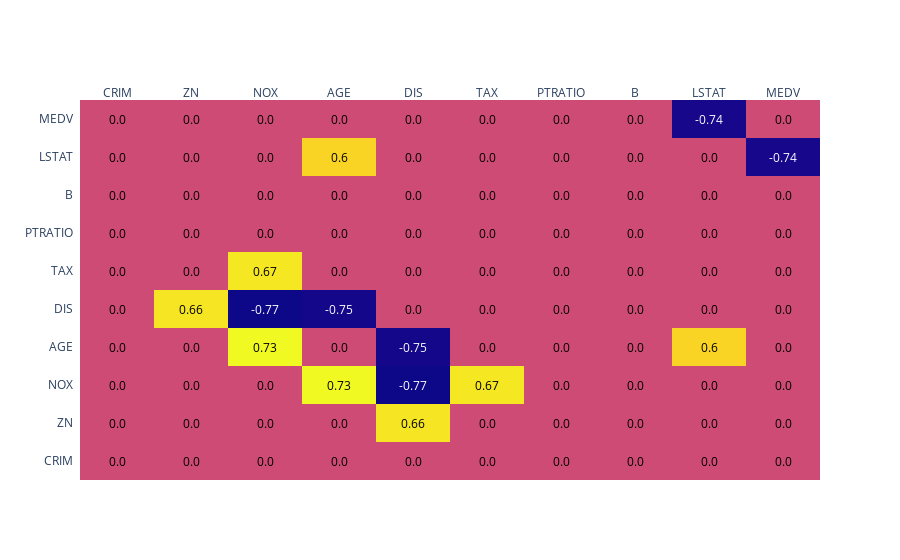

The cell this chart's notebook holds for it:
### Markdown cell above
**Observations**:
1. 'CRIM', 'ZN' and 'B' are heavily influenced by outliers.
2. Most other outliers could possibly be managed through transformations.
3. 'B' might require discretization.

### Code cell
# Visualizing continuous feature correlation with heatmap

# Creating correlation dataframe
df_corr = df_cont.corr().round(2)
corr_filter = (df_corr == 1) | (abs(df_corr)<0.6)
df_corr[corr_filter] = 0

# Creating numpy array of correlation matrix
arr = np.array(df_corr)

# Plotting the heatmap
fig = ff.create_annotated_heatmap(arr, x=continuousFeatures, y=continuousFeatures)
fig.show()

### Figure 1 — Plotly figure (JSON) as saved in the notebook; plotly's stock layout.template omitted (floating-point values rounded to 4 significant figures)
{"data": [{"colorscale": [[0, "#0d0887"], [0.1111, "#46039f"], [0.2222, "#7201a8"], [0.3333, "#9c179e"], [0.4444, "#bd3786"], [0.5556, "#d8576b"], [0.6667, "#ed7953"], [0.7778, "#fb9f3a"], [0.8889, "#fdca26"], [1, "#f0f921"]], "reversescale": false, "showscale": false, "type": "heatmap", "x": ["CRIM", "ZN", "NOX", "AGE", "DIS", "TAX", "PTRATIO", "B", "LSTAT", "MEDV"], "y": ["CRIM", "ZN", "NOX", "AGE", "DIS", "TAX", "PTRATIO", "B", "LSTAT", "MEDV"], "z": [[0, 0, 0, 0, 0, 0, 0, 0, 0, 0], [0, 0, 0, 0, 0.66, 0, 0, 0, 0, 0], [0, 0, 0, 0.73, -0.77, 0.67, 0, 0, 0, 0], [0, 0, 0.73, 0, -0.75, 0, 0, 0, 0.6, 0], [0, 0.66, -0.77, -0.75, 0, 0, 0, 0, 0, 0], [0, 0, 0.67, 0, 0, 0, 0, 0, 0, 0], [0, 0, 0, 0, 0, 0, 0, 0, 0, 0], [0, 0, 0, 0, 0, 0, 0, 0, 0, 0], [0, 0, 0, 0.6, 0, 0, 0, 0, 0, -0.74], [0, 0, 0, 0, 0, 0, 0, 0, -0.74, 0]]}], "layout": {"annotations": [{"font": {"color": "#000000"}, "showarrow": false, "text": "0.0", "x": "CRIM", "xref": "x", "y": "CRIM", "yref": "y"}, {"font": {"color": "#000000"}, "showarrow": false, "text": "0.0", "x": "ZN", "xref": "x", "y": "CRIM", "yref": "y"}, {"font": {"color": "#000000"}, "showarrow": false, "text": "0.0", "x": "NOX", "xref": "x", "y": "CRIM", "yref": "y"}, {"font": {"color": "#000000"}, "showarrow": false, "text": "0.0", "x": "AGE", "xref": "x", "y": "CRIM", "yref": "y"}, {"font": {"color": "#000000"}, "showarrow": false, "text": "0.0", "x": "DIS", "xref": "x", "y": "CRIM", "yref": "y"}, {"font": {"color": "#000000"}, "showarrow": false, "text": "0.0", "x": "TAX", "xref": "x", "y": "CRIM", "yref": "y"}, {"font": {"color": "#000000"}, "showarrow": false, "text": "0.0", "x": "PTRATIO", "xref": "x", "y": "CRIM", "yref": "y"}, {"font": {"color": "#000000"}, "showarrow": false, "text": "0.0", "x": "B", "xref": "x", "y": "CRIM", "yref": "y"}, {"font": {"color": "#000000"}, "showarrow": false, "text": "0.0", "x": "LSTAT", "xref": "x", "y": "CRIM", "yref": "y"}, {"font": {"color": "#000000"}, "showarrow": false, "text": "0.0", "x": "MEDV", "xref": "x", "y": "CRIM", "yref": "y"}, {"font": {"color": "#000000"}, "showarrow": false, "text": "0.0", "x": "CRIM", "xref": "x", "y": "ZN", "yref": "y"}, {"font": {"color": "#000000"}, "showarrow": false, "text": "0.0", "x": "ZN", "xref": "x", "y": "ZN", "yref": "y"}, {"font": {"color": "#000000"}, "showarrow": false, "text": "0.0", "x": "NOX", "xref": "x", "y": "ZN", "yref": "y"}, {"font": {"color": "#000000"}, "showarrow": false, "text": "0.0", "x": "AGE", "xref": "x", "y": "ZN", "yref": "y"}, {"font": {"color": "#000000"}, "showarrow": false, "text": "0.66", "x": "DIS", "xref": "x", "y": "ZN", "yref": "y"}, {"font": {"color": "#000000"}, "showarrow": false, "text": "0.0", "x": "TAX", "xref": "x", "y": "ZN", "yref": "y"}, {"font": {"color": "#000000"}, "showarrow": false, "text": "0.0", "x": "PTRATIO", "xref": "x", "y": "ZN", "yref": "y"}, {"font": {"color": "#000000"}, "showarrow": false, "text": "0.0", "x": "B", "xref": "x", "y": "ZN", "yref": "y"}, {"font": {"color": "#000000"}, "showarrow": false, "text": "0.0", "x": "LSTAT", "xref": "x", "y": "ZN", "yref": "y"}, {"font": {"color": "#000000"}, "showarrow": false, "text": "0.0", "x": "MEDV", "xref": "x", "y": "ZN", "yref": "y"}, {"font": {"color": "#000000"}, "showarrow": false, "text": "0.0", "x": "CRIM", "xref": "x", "y": "NOX", "yref": "y"}, {"font": {"color": "#000000"}, "showarrow": false, "text": "0.0", "x": "ZN", "xref": "x", "y": "NOX", "yref": "y"}, {"font": {"color": "#000000"}, "showarrow": false, "text": "0.0", "x": "NOX", "xref": "x", "y": "NOX", "yref": "y"}, {"font": {"color": "#000000"}, "showarrow": false, "text": "0.73", "x": "AGE", "xref": "x", "y": "NOX", "yref": "y"}, {"font": {"color": "#FFFFFF"}, "showarrow": false, "text": "-0.77", "x": "DIS", "xref": "x", "y": "NOX", "yref": "y"}, {"font": {"color": "#000000"}, "showarrow": false, "text": "0.67", "x": "TAX", "xref": "x", "y": "NOX", "yref": "y"}, {"font": {"color": "#000000"}, "showarrow": false, "text": "0.0", "x": "PTRATIO", "xref": "x", "y": "NOX", "yref": "y"}, {"font": {"color": "#000000"}, "showarrow": false, "text": "0.0", "x": "B", "xref": "x", "y": "NOX", "yref": "y"}, {"font": {"color": "#000000"}, "showarrow": false, "text": "0.0", "x": "LSTAT", "xref": "x", "y": "NOX", "yref": "y"}, {"font": {"color": "#000000"}, "showarrow": false, "text": "0.0", "x": "MEDV", "xref": "x", "y": "NOX", "yref": "y"}, {"font": {"color": "#000000"}, "showarrow": false, "text": "0.0", "x": "CRIM", "xref": "x", "y": "AGE", "yref": "y"}, {"font": {"color": "#000000"}, "showarrow": false, "text": "0.0", "x": "ZN", "xref": "x", "y": "AGE", "yref": "y"}, {"font": {"color": "#000000"}, "showarrow": false, "text": "0.73", "x": "NOX", "xref": "x", "y": "AGE", "yref": "y"}, {"font": {"color": "#000000"}, "showarrow": false, "text": "0.0", "x": "AGE", "xref": "x", "y": "AGE", "yref": "y"}, {"font": {"color": "#FFFFFF"}, "showarrow": false, "text": "-0.75", "x": "DIS", "xref": "x", "y": "AGE", "yref": "y"}, {"font": {"color": "#000000"}, "showarrow": false, "text": "0.0", "x": "TAX", "xref": "x", "y": "AGE", "yref": "y"}, {"font": {"color": "#000000"}, "showarrow": false, "text": "0.0", "x": "PTRATIO", "xref": "x", "y": "AGE", "yref": "y"}, {"font": {"color": "#000000"}, "showarrow": false, "text": "0.0", "x": "B", "xref": "x", "y": "AGE", "yref": "y"}, {"font": {"color": "#000000"}, "showarrow": false, "text": "0.6", "x": "LSTAT", "xref": "x", "y": "AGE", "yref": "y"}, {"font": {"color": "#000000"}, "showarrow": false, "text": "0.0", "x": "MEDV", "xref": "x", "y": "AGE", "yref": "y"}, {"font": {"color": "#000000"}, "showarrow": false, "text": "0.0", "x": "CRIM", "xref": "x", "y": "DIS", "yref": "y"}, {"font": {"color": "#000000"}, "showarrow": false, "text": "0.66", "x": "ZN", "xref": "x", "y": "DIS", "yref": "y"}, {"font": {"color": "#FFFFFF"}, "showarrow": false, "text": "-0.77", "x": "NOX", "xref": "x", "y": "DIS", "yref": "y"}, {"font": {"color": "#FFFFFF"}, "showarrow": false, "text": "-0.75", "x": "AGE", "xref": "x", "y": "DIS", "yref": "y"}, {"font": {"color": "#000000"}, "showarrow": false, "text": "0.0", "x": "DIS", "xref": "x", "y": "DIS", "yref": "y"}, {"font": {"color": "#000000"}, "showarrow": false, "text": "0.0", "x": "TAX", "xref": "x", "y": "DIS", "yref": "y"}, {"font": {"color": "#000000"}, "showarrow": false, "text": "0.0", "x": "PTRATIO", "xref": "x", "y": "DIS", "yref": "y"}, {"font": {"color": "#000000"}, "showarrow": false, "text": "0.0", "x": "B", "xref": "x", "y": "DIS", "yref": "y"}, {"font": {"color": "#000000"}, "showarrow": false, "text": "0.0", "x": "LSTAT", "xref": "x", "y": "DIS", "yref": "y"}, {"font": {"color": "#000000"}, "showarrow": false, "text": "0.0", "x": "MEDV", "xref": "x", "y": "DIS", "yref": "y"}, {"font": {"color": "#000000"}, "showarrow": false, "text": "0.0", "x": "CRIM", "xref": "x", "y": "TAX", "yref": "y"}, {"font": {"color": "#000000"}, "showarrow": false, "text": "0.0", "x": "ZN", "xref": "x", "y": "TAX", "yref": "y"}, {"font": {"color": "#000000"}, "showarrow": false, "text": "0.67", "x": "NOX", "xref": "x", "y": "TAX", "yref": "y"}, {"font": {"color": "#000000"}, "showarrow": false, "text": "0.0", "x": "AGE", "xref": "x", "y": "TAX", "yref": "y"}, {"font": {"color": "#000000"}, "showarrow": false, "text": "0.0", "x": "DIS", "xref": "x", "y": "TAX", "yref": "y"}, {"font": {"color": "#000000"}, "showarrow": false, "text": "0.0", "x": "TAX", "xref": "x", "y": "TAX", "yref": "y"}, {"font": {"color": "#000000"}, "showarrow": false, "text": "0.0", "x": "PTRATIO", "xref": "x", "y": "TAX", "yref": "y"}, {"font": {"color": "#000000"}, "showarrow": false, "text": "0.0", "x": "B", "xref": "x", "y": "TAX", "yref": "y"}, {"font": {"color": "#000000"}, "showarrow": false, "text": "0.0", "x": "LSTAT", "xref": "x", "y": "TAX", "yref": "y"}, {"font": {"color": "#000000"}, "showarrow": false, "text": "0.0", "x": "MEDV", "xref": "x", "y": "TAX", "yref": "y"}, {"font": {"color": "#000000"}, "showarrow": false, "text": "0.0", "x": "CRIM", "xref": "x", "y": "PTRATIO", "yref": "y"}, {"font": {"color": "#000000"}, "showarrow": false, "text": "0.0", "x": "ZN", "xref": "x", "y": "PTRATIO", "yref": "y"}, {"font": {"color": "#000000"}, "showarrow": false, "text": "0.0", "x": "NOX", "xref": "x", "y": "PTRATIO", "yref": "y"}, {"font": {"color": "#000000"}, "showarrow": false, "text": "0.0", "x": "AGE", "xref": "x", "y": "PTRATIO", "yref": "y"}, {"font": {"color": "#000000"}, "showarrow": false, "text": "0.0", "x": "DIS", "xref": "x", "y": "PTRATIO", "yref": "y"}, {"font": {"color": "#000000"}, "showarrow": false, "text": "0.0", "x": "TAX", "xref": "x", "y": "PTRATIO", "yref": "y"}, {"font": {"color": "#000000"}, "showarrow": false, "text": "0.0", "x": "PTRATIO", "xref": "x", "y": "PTRATIO", "yref": "y"}, {"font": {"color": "#000000"}, "showarrow": false, "text": "0.0", "x": "B", "xref": "x", "y": "PTRATIO", "yref": "y"}, {"font": {"color": "#000000"}, "showarrow": false, "text": "0.0", "x": "LSTAT", "xref": "x", "y": "PTRATIO", "yref": "y"}, {"font": {"color": "#000000"}, "showarrow": false, "text": "0.0", "x": "MEDV", "xref": "x", "y": "PTRATIO", "yref": "y"}, {"font": {"color": "#000000"}, "showarrow": false, "text": "0.0", "x": "CRIM", "xref": "x", "y": "B", "yref": "y"}, {"font": {"color": "#000000"}, "showarrow": false, "text": "0.0", "x": "ZN", "xref": "x", "y": "B", "yref": "y"}, {"font": {"color": "#000000"}, "showarrow": false, "text": "0.0", "x": "NOX", "xref": "x", "y": "B", "yref": "y"}, {"font": {"color": "#000000"}, "showarrow": false, "text": "0.0", "x": "AGE", "xref": "x", "y": "B", "yref": "y"}, {"font": {"color": "#000000"}, "showarrow": false, "text": "0.0", "x": "DIS", "xref": "x", "y": "B", "yref": "y"}, {"font": {"color": "#000000"}, "showarrow": false, "text": "0.0", "x": "TAX", "xref": "x", "y": "B", "yref": "y"}, {"font": {"color": "#000000"}, "showarrow": false, "text": "0.0", "x": "PTRATIO", "xref": "x", "y": "B", "yref": "y"}, {"font": {"color": "#000000"}, "showarrow": false, "text": "0.0", "x": "B", "xref": "x", "y": "B", "yref": "y"}, {"font": {"color": "#000000"}, "showarrow": false, "text": "0.0", "x": "LSTAT", "xref": "x", "y": "B", "yref": "y"}, {"font": {"color": "#000000"}, "showarrow": false, "text": "0.0", "x": "MEDV", "xref": "x", "y": "B", "yref": "y"}, {"font": {"color": "#000000"}, "showarrow": false, "text": "0.0", "x": "CRIM", "xref": "x", "y": "LSTAT", "yref": "y"}, {"font": {"color": "#000000"}, "showarrow": false, "text": "0.0", "x": "ZN", "xref": "x", "y": "LSTAT", "yref": "y"}, {"font": {"color": "#000000"}, "showarrow": false, "text": "0.0", "x": "NOX", "xref": "x", "y": "LSTAT", "yref": "y"}, {"font": {"color": "#000000"}, "showarrow": false, "text": "0.6", "x": "AGE", "xref": "x", "y": "LSTAT", "yref": "y"}, {"font": {"color": "#000000"}, "showarrow": false, "text": "0.0", "x": "DIS", "xref": "x", "y": "LSTAT", "yref": "y"}, {"font": {"color": "#000000"}, "showarrow": false, "text": "0.0", "x": "TAX", "xref": "x", "y": "LSTAT", "yref": "y"}, {"font": {"color": "#000000"}, "showarrow": false, "text": "0.0", "x": "PTRATIO", "xref": "x", "y": "LSTAT", "yref": "y"}, {"font": {"color": "#000000"}, "showarrow": false, "text": "0.0", "x": "B", "xref": "x", "y": "LSTAT", "yref": "y"}, {"font": {"color": "#000000"}, "showarrow": false, "text": "0.0", "x": "LSTAT", "xref": "x", "y": "LSTAT", "yref": "y"}, {"font": {"color": "#FFFFFF"}, "showarrow": false, "text": "-0.74", "x": "MEDV", "xref": "x", "y": "LSTAT", "yref": "y"}, {"font": {"color": "#000000"}, "showarrow": false, "text": "0.0", "x": "CRIM", "xref": "x", "y": "MEDV", "yref": "y"}, {"font": {"color": "#000000"}, "showarrow": false, "text": "0.0", "x": "ZN", "xref": "x", "y": "MEDV", "yref": "y"}, {"font": {"color": "#000000"}, "showarrow": false, "text": "0.0", "x": "NOX", "xref": "x", "y": "MEDV", "yref": "y"}, {"font": {"color": "#000000"}, "showarrow": false, "text": "0.0", "x": "AGE", "xref": "x", "y": "MEDV", "yref": "y"}, {"font": {"color": "#000000"}, "showarrow": false, "text": "0.0", "x": "DIS", "xref": "x", "y": "MEDV", "yref": "y"}, {"font": {"color": "#000000"}, "showarrow": false, "text": "0.0", "x": "TAX", "xref": "x", "y": "MEDV", "yref": "y"}, {"font": {"color": "#000000"}, "showarrow": false, "text": "0.0", "x": "PTRATIO", "xref": "x", "y": "MEDV", "yref": "y"}, {"font": {"color": "#000000"}, "showarrow": false, "text": "0.0", "x": "B", "xref": "x", "y": "MEDV", "yref": "y"}, {"font": {"color": "#FFFFFF"}, "showarrow": false, "text": "-0.74", "x": "LSTAT", "xref": "x", "y": "MEDV", "yref": "y"}, {"font": {"color": "#000000"}, "showarrow": false, "text": "0.0", "x": "MEDV", "xref": "x", "y": "MEDV", "yref": "y"}], "xaxis": {"dtick": 1, "gridcolor": "rgb(0, 0, 0)", "side": "top", "ticks": ""}, "yaxis": {"dtick": 1, "ticks": "", "ticksuffix": "  "}}}
